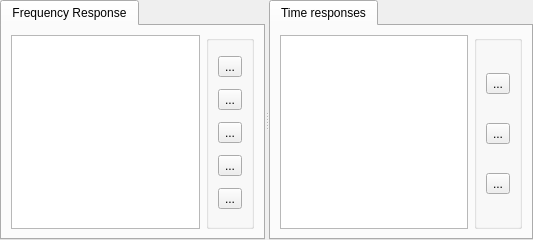
          <widget class="QSplitter" name="splitter_2">
           <property name="orientation">
            <enum>Qt::Horizontal</enum>
           </property>
           <widget class="QTabWidget" name="mfreqTabgroup">
            <property name="currentIndex">
             <number>0</number>
            </property>
            <property name="tabsClosable">
             <bool>false</bool>
            </property>
            <widget class="QWidget" name="mfreqTab">
             <property name="sizePolicy">
              <sizepolicy hsizetype="Expanding" vsizetype="Expanding">
               <horstretch>0</horstretch>
               <verstretch>0</verstretch>
              </sizepolicy>
             </property>
             <attribute name="title">
              <string>Frequency Response</string>
             </attribute>
             <layout class="QHBoxLayout" name="horizontalLayout_2">
              <item>
               <widget class="GrFilterPlotWidget" name="mfreqPlot"/>
              </item>
              <item>
               <widget class="QGroupBox" name="mfgroupBox">
                <property name="cursor">
                 <cursorShape>ArrowCursor</cursorShape>
                </property>
                <property name="title">
                 <string/>
                </property>
                <property name="flat">
                 <bool>false</bool>
                </property>
                <property name="checkable">
                 <bool>false</bool>
                </property>
                <layout class="QVBoxLayout" name="verticalLayout_2">
                 <item>
                  <widget class="QToolButton" name="mfmagPush">
                   <property name="toolTip">
                    <string>Magnitude Response</string>
                   </property>
                   <property name="text">
                    <string>...</string>
                   </property>
                   <property name="icon">
                    <iconset resource="icons.qrc">
                     <normaloff>:/icons/mag_response.svg</normaloff>:/icons/mag_response.svg</iconset>
                   </property>
                   <property name="iconSize">
                    <size>
                     <width>16</width>
                     <height>16</height>
                    </size>
                   </property>
                   <property name="checkable">
                    <bool>false</bool>
                   </property>
                  </widget>
                 </item>
                 <item>
                  <widget class="QToolButton" name="mfphasePush">
                   <property name="toolTip">
                    <string>Phase Response</string>
                   </property>
                   <property name="text">
                    <string>...</string>
                   </property>
                   <property name="icon">
                    <iconset resource="icons.qrc">
                     <normaloff>:/icons/phase_response.svg</normaloff>:/icons/phase_response.svg</iconset>
                   </property>
                   <property name="iconSize">
                    <size>
                     <width>16</width>
                     <height>16</height>
                    </size>
                   </property>
                   <property name="checkable">
                    <bool>false</bool>
                   </property>
                  </widget>
                 </item>
                 <item>
                  <widget class="QToolButton" name="mfgpdlyPush">
                   <property name="toolTip">
                    <string>Group Delay</string>
                   </property>
                   <property name="text">
                    <string>...</string>
                   </property>
                   <property name="icon">
                    <iconset resource="icons.qrc">
                     <normaloff>:/icons/group_delay.svg</normaloff>:/icons/group_delay.svg</iconset>
                   </property>
                   <property name="iconSize">
                    <size>
                     <width>16</width>
                     <height>16</height>
                    </size>
                   </property>
                   <property name="checkable">
                    <bool>false</bool>
                   </property>
                  </widget>
                 </item>
                 <item>
                  <widget class="QToolButton" name="mfphdlyPush">
                   <property name="toolTip">
                    <string>Phase Delay</string>
                   </property>
                   <property name="text">
                    <string>...</string>
                   </property>
                   <property name="icon">
                    <iconset resource="icons.qrc">
                     <normaloff>:/icons/phase_delay.svg</normaloff>:/icons/phase_delay.svg</iconset>
                   </property>
                   <property name="iconSize">
                    <size>
                     <width>16</width>
                     <height>16</height>
                    </size>
                   </property>
                   <property name="checkable">
                    <bool>false</bool>
                   </property>
                  </widget>
                 </item>
                 <item>
                  <widget class="QToolButton" name="mfoverlayPush">
                   <property name="toolTip">
                    <string>Overlay</string>
                   </property>
                   <property name="text">
                    <string>...</string>
                   </property>
                   <property name="icon">
                    <iconset resource="icons.qrc">
                     <normaloff>:/icons/overlay.svg</normaloff>:/icons/overlay.svg</iconset>
                   </property>
                   <property name="iconSize">
                    <size>
                     <width>16</width>
                     <height>16</height>
                    </size>
                   </property>
                   <property name="checkable">
                    <bool>true</bool>
                   </property>
                  </widget>
                 </item>
                </layout>
               </widget>
              </item>
             </layout>
            </widget>
           </widget>
           <widget class="QTabWidget" name="mtimeTabgroup">
            <widget class="QWidget" name="mtimeTab">
             <property name="sizePolicy">
              <sizepolicy hsizetype="Expanding" vsizetype="Expanding">
               <horstretch>0</horstretch>
               <verstretch>0</verstretch>
              </sizepolicy>
             </property>
             <attribute name="title">
              <string>Time responses</string>
             </attribute>
             <layout class="QHBoxLayout" name="horizontalLayout_3">
              <item>
               <widget class="GrFilterPlotWidget" name="mtimePlot"/>
              </item>
              <item>
               <widget class="QGroupBox" name="mtgroupBox">
                <property name="cursor">
                 <cursorShape>ArrowCursor</cursorShape>
                </property>
                <property name="title">
                 <string/>
                </property>
                <property name="flat">
                 <bool>false</bool>
                </property>
                <property name="checkable">
                 <bool>false</bool>
                </property>
                <layout class="QVBoxLayout" name="verticalLayout_5">
                 <item>
                  <widget class="QToolButton" name="mttapsPush">
                   <property name="toolTip">
                    <string>Filter Taps</string>
                   </property>
                   <property name="text">
                    <string>...</string>
                   </property>
                   <property name="icon">
                    <iconset resource="icons.qrc">
                     <normaloff>:/icons/filtr_taps.svg</normaloff>:/icons/filtr_taps.svg</iconset>
                   </property>
                   <property name="iconSize">
                    <size>
                     <width>16</width>
                     <height>16</height>
                    </size>
                   </property>
                   <property name="checkable">
                    <bool>false</bool>
                   </property>
                  </widget>
                 </item>
                 <item>
                  <widget class="QToolButton" name="mtstepPush">
                   <property name="toolTip">
                    <string>Step Response</string>
                   </property>
                   <property name="text">
                    <string>...</string>
                   </property>
                   <property name="icon">
                    <iconset resource="icons.qrc">
                     <normaloff>:/icons/step_response.svg</normaloff>:/icons/step_response.svg</iconset>
                   </property>
                   <property name="iconSize">
                    <size>
                     <width>16</width>
                     <height>16</height>
                    </size>
                   </property>
                   <property name="checkable">
                    <bool>false</bool>
                   </property>
                  </widget>
                 </item>
                 <item>
                  <widget class="QToolButton" name="mtimpPush">
                   <property name="toolTip">
                    <string>Impulse Response</string>
                   </property>
                   <property name="text">
                    <string>...</string>
                   </property>
                   <property name="icon">
                    <iconset resource="icons.qrc">
                     <normaloff>:/icons/impulse.svg</normaloff>:/icons/impulse.svg</iconset>
                   </property>
                   <property name="iconSize">
                    <size>
                     <width>16</width>
                     <height>16</height>
                    </size>
                   </property>
                   <property name="checkable">
                    <bool>false</bool>
                   </property>
                  </widget>
                 </item>
                </layout>
               </widget>
              </item>
             </layout>
            </widget>
           </widget>
          </widget>
